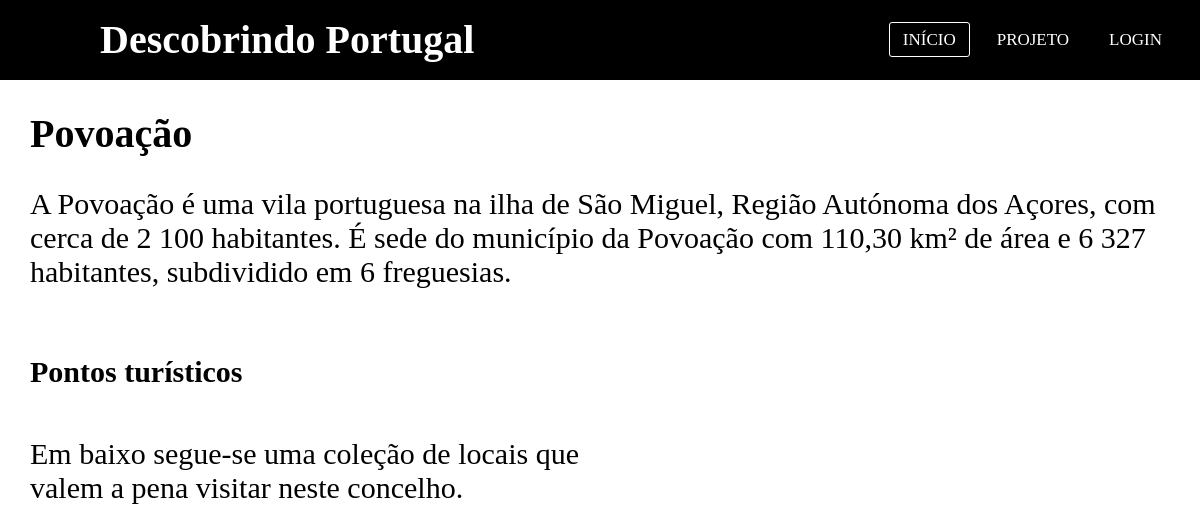
The app's page /distritos/acores/povoacao.php with its own data.
### tables this page shows
CREATE TABLE `concelhos` (
  `id` int(11) NOT NULL,
  `distrito` varchar(50) NOT NULL,
  `concelho` varchar(50) NOT NULL,
  `descricao` text NOT NULL,
  `imagem` text NOT NULL,
  `modificado` timestamp NULL DEFAULT NULL
);

### distritos/acores/povoacao.php (the view, shortened to what this page needs)
<?php
require '../../cms/db_concelhos.php';
?>
<!DOCTYPE html>
<html>
<head>
    <link rel="stylesheet" href="../../includes/style.css">
    <link rel="stylesheet" href="../../includes/concelhos.css">
    <link rel="stylesheet" href="../locais.css">
</head>
<body>
  <?php include_once('../header4.php'); ?>
  <?php
  $rec = mysqli_query($db, "SELECT * FROM concelhos WHERE concelho='Povoação'");
  $record = mysqli_fetch_array($rec);
  ?>
  <div id="content">
    <h1> <?php echo $record['concelho']; ?> </h1>
    <p> <?php echo $record['descricao']; ?> </p><br><br>
    <div style="width: 100%;">
      <div class="imagens" style="float: right; width: 40%; height: 100%;">
        <img src="<?php echo $record['imagem']; ?>" alt="" width="100%">
      </div>
      <div class="concelhos" style="width: 50%; height: 100%; float: left;">
        <h2>Pontos turísticos</h2><br>
        <p>Em baixo segue-se uma coleção de locais que valem a pena visitar neste concelho.</p>
      </div>
    </div>
  </div>
</body>
</html>

### includes/style.css (style rules this page uses)
* { padding: 0; margin: 0; text-decoration: none; list-style: none; box-sizing: border-box; }
body { font-family }

### includes/concelhos.css (style rules this page uses)
html, body { min-height:100%; }
body { height:100vh; }
#content { height: 100%; }
h1 { font-size: 40px; padding: 30px 0px 0px 30px; }
h2 { font-size: 30px; padding: 30px 0px 0px 30px; }
p { font-size: 30px; padding: 30px 0px 0px 30px; }
img { padding: 40px 40px 0px 0px; }

### distritos/locais.css (style rules this page uses)
html, body { min-height:100%; }
body { height:100vh; }
#content { height: 100%; }

### records on screen
concelhos: concelho "Povoação", descricao "A Povoação é uma vila portuguesa na ilha de São Miguel, Região Autónoma dos Açores, com cerca de 2 100 habitantes. É sede do município da Povoação com 110,30 km² de área e 6 327 habitantes, subdividido em 6 freguesias."
